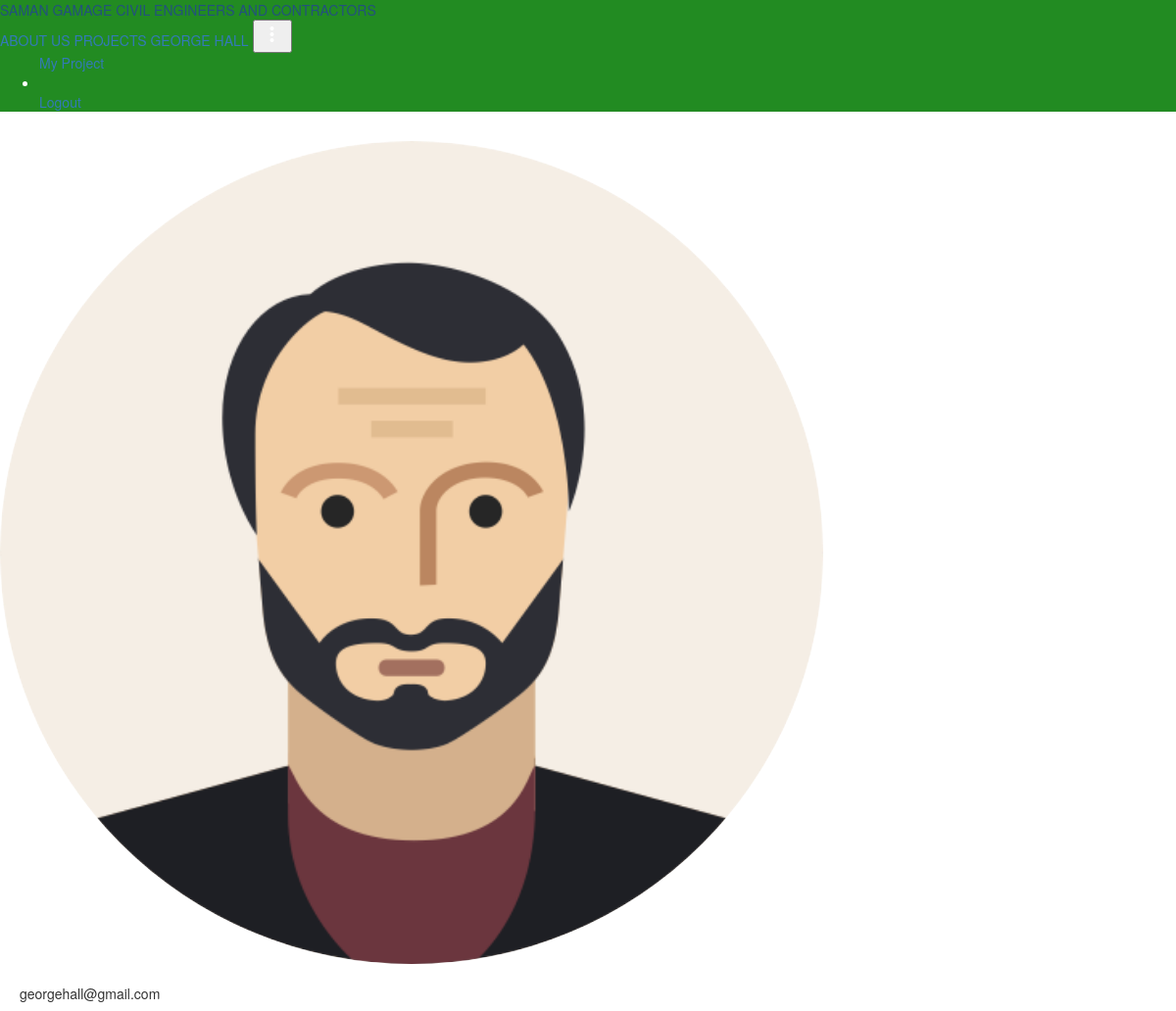
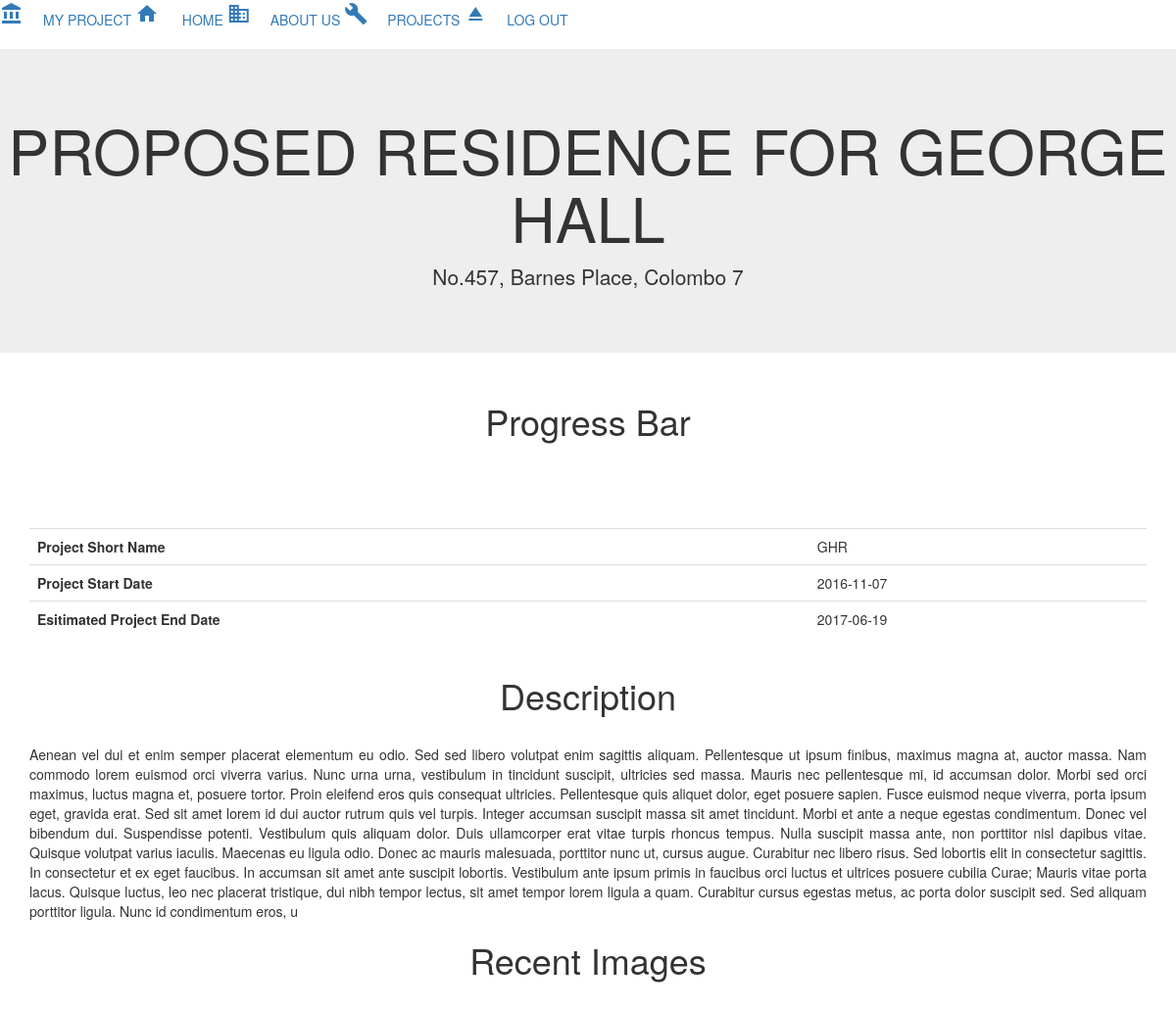
Page /client/index.php (signed in) on the committed database (2 pictures, top to bottom).
### tables this page shows
CREATE TABLE `project` (
  `projectID` int(5) NOT NULL,
  `projectName` varchar(255) NOT NULL,
  `projectStName` varchar(10) NOT NULL,
  `projectType` varchar(255) NOT NULL,
  `projectAddress` varchar(255) NOT NULL,
  `projectUserID` int(5) NOT NULL,
  `projectState` int(1) NOT NULL COMMENT 'o for finished 1 for on-going',
  `projectStDesc` varchar(500) NOT NULL,
  `projectlgDesc` varchar(1500) NOT NULL
);

CREATE TABLE `projectOnGoing` (
  `projectOnGoingID` int(11) NOT NULL,
  `projectID` int(10) NOT NULL,
  `projectOnGoingProgress` int(3) NOT NULL,
  `projectOnGoingDateStarted` date NOT NULL,
  `projectOnGoingDateFinish` date NOT NULL
);

### client/index.php (the view, shortened to what this page needs)
<!doctype html>
<html lang="en">
  <head>
    <link rel="stylesheet" href="https://code.getmdl.io/1.3.0/material.min.css">
    <link rel="stylesheet" href="css/styles.css">
    <link href="css/bootstrap.min.css" rel="stylesheet">
    <link href="css/animate.css" rel="stylesheet">
    <link href="css/custom.css" rel="stylesheet">
</head>
<body>
  <div class="demo-layout-transparent mdl-layout mdl-js-layout animated fadeIn" >
  		<?php
	 		include('../includes/navbar.php');
	  	?>
	 	<?php
	include("../includes/dbConfig.php");
	$userID = $_SESSION["userID"];
	$sql="SELECT * from project where project.projectUserID=$userID";
	$result=mysqli_query($conn,$sql) or die(mysqli_error());
	$num=mysqli_num_rows($result);
	if($result && $num >0){
		while ($newArray = mysqli_fetch_array($result)) {
		$projectID=$newArray['projectID'];
		$projectName=$newArray['projectName'];
		$projectStName=$newArray['projectStName'];
		$projectAddress=$newArray['projectAddress'];
		$projectlgDesc=$newArray['projectlgDesc'];
		}
	}
	include("../includes/dbConfig.php");
	$sql="SELECT * from projectOnGoing,projectImage where projectOnGoing.projectID=$projectID and projectImage.projectID=$projectID";
	$result=mysqli_query($conn,$sql) or die(mysqli_error());
	$num=mysqli_num_rows($result);
	if($result && $num >0){
		while ($newArray = mysqli_fetch_array($result)) {
		$projectOnGoingDateStarted=$newArray['projectOnGoingDateStarted'];
		$projectOnGoingDateFinish=$newArray['projectOnGoingDateFinish'];
		}
	}
?>
	<br>
  	<div class="jumbotron" >
  	<h1 style="text-align: center"> <?php echo $projectName ?> </h1>
  	<p style="text-align: center">  <?php echo $projectAddress ?></p>
  	</div>
  	<div class="container">
  		<h1 style="text-align: center">Progress Bar </h1>
  		<br>
	<div id="p1" class="mdl-progress mdl-js-progress" style="height:20px;width:80%;margin-left:auto; margin-right:auto;"> </div>
  	<br>
	<br>
	<table class="table container">
	  	<tr>
	  		<th>Project Short Name</th>
	  		<td><?php echo $projectStName ?></td>
	  	</tr>
	  	<tr>
	  		<th>Project Start Date</th>
	  		<td><?php echo $projectOnGoingDateStarted ?></td>
	  	</tr>
	  	<tr>
	  		<th>Esitimated Project End Date</th>
	  		<td><?php echo $projectOnGoingDateFinish ?></td>
	  	</tr>
	  </table>
	  </div>
	  <h1 style="text-align: center">Description </h1>
	  <br>
	  <div class="container" style="text-align: justify">
	  <?php echo $projectlgDesc ?>
	  </div>
	  <h1 style="text-align: center">Recent Images</h1>
	  <br>
	 	<br>
	 	<br>
	 	<br>
	 	<br>
	 	<br>
	  </div>
  </body>
</html>

### css/styles.css (style rules this page uses)
body { margin: 0; }

### client/index.php (style rules this page uses)
.demo-layout-transparent { background-size:cover; background-position: center; }

### rows in the picture
project: projectName "PROPOSED RESIDENCE FOR GEORGE HALL", projectAddress "No.457, Barnes Place, Colombo 7", projectStName "GHR", projectlgDesc "Aenean vel dui et enim semper placerat elementum eu odio. Sed sed libero volutpat enim sagittis aliquam. Pellentesque ut ipsum finibus, maximus magna at, auctor massa. Nam commodo lorem euismod orci viverra varius. Nunc urna urna, vestibulum in tincidunt suscipit, ultricies sed massa. Mauris nec pellentesque mi, id accumsan dolor. Morbi sed orci maximus, luctus magna et, posuere tortor. Proin eleifend eros quis consequat ultricies. Pellentesque quis aliquet dolor, eget posuere sapien. Fusce euismod neque viverra, porta ipsum eget, gravida erat. Sed sit amet lorem id dui auctor rutrum quis vel turpis. Integer accumsan suscipit massa sit amet tincidunt. Morbi et ante a neque egestas…"
projectongoing: projectOnGoingDateStarted "2016-11-07", projectOnGoingDateFinish "2017-06-19"

### other values in the picture
$_SESSION['email'] "georgehall@gmail.com"
